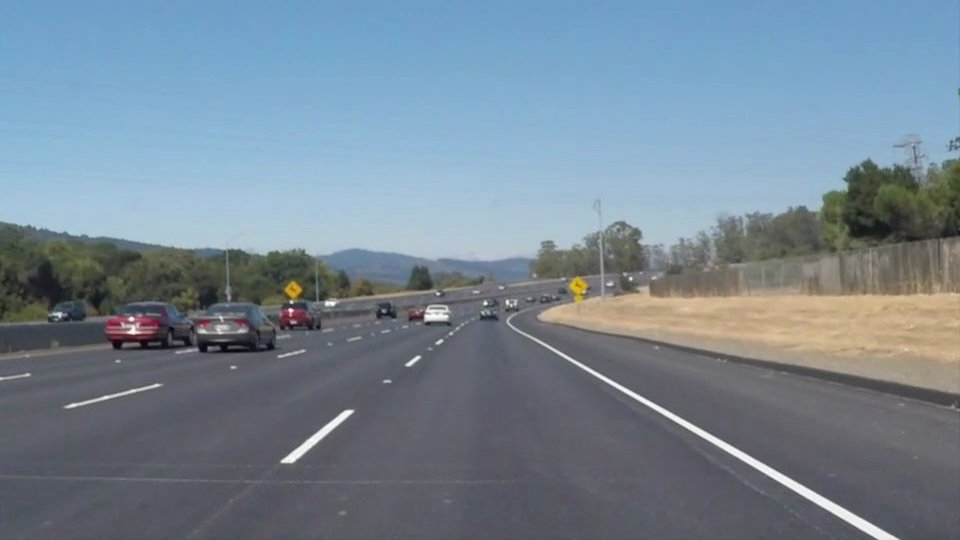
#> input picture Episode1_SimpleLaneDetection/test_images/solidWhiteCurve.jpg, 960 x 540 px
$ jupyter execute --allow-errors Main-LaneDetection.ipynb   (shell and % lines are left out)
#> lines starting #> are read from the running program, lines starting #| are printed output that depends on the picture; after the words box and inside, x2 and y2 are one past the last pixel; in counts of white or black regions, pixels touching at a corner belong together
Dependencies you needed:

1- numpy, scipy, matplotlib
```bash
sudo pip install scipy numpy matplotlib
```

2- OpenCV2
```bash
sudo apt-get install libopencv-dev python-opencv
```

And I am using Python 2.7, pip for package management. For Windows, installing opencv a bit complicated, anyway you can google about it.

[cell 1]
# import dependencies we needed
import matplotlib.pyplot as plt
import matplotlib.image as mpimg
import numpy as np
import cv2

# no need to call matplotlib again and again to use matplotlib function

[cell 2]
# reading in an image
image = mpimg.imread('test_images/solidWhiteCurve.jpg')
#> image is the input picture: shape (540, 960, 3); mean R, G, B 118.5, 134.5, 148.1

# printing out some stats and plotting
print('This image is:', type(image), 'with dimension:', image.shape)
#| This image is: <class 'numpy.ndarray'> with dimension: (540, 960, 3)

plt.figure(figsize = (10, 10))

# this will print normal image
plt.subplot(1, 2, 1)
plt.imshow(image)

# this will print gray image
plt.subplot(1, 2, 2)
# simply mean our image on Z index
plt.imshow(np.mean(image, axis = 2), cmap = 'gray')

plt.show()
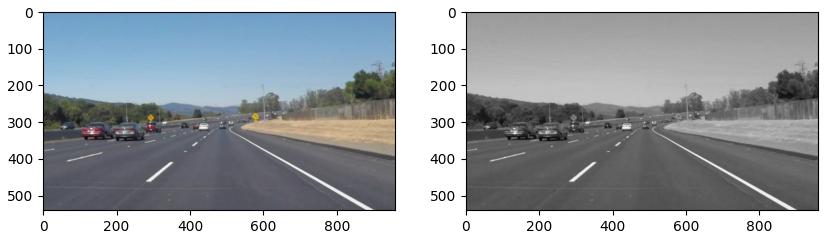
#> figure drawn by matplotlib, 2 panels

Below is function from the Udacity class, I probably just reused it for entire notebook

We are using OpenCV2 API for apply grayscale, canny edge detection, gaussian blur, and drawing lines on our picture

[cell 3]
import math

def grayscale(img):
    """Applies the Grayscale transform
    This will return an image with only one color channel
    but NOTE: to see the returned image as grayscale
    you should call plt.imshow(gray, cmap='gray')"""
    return cv2.cvtColor(img, cv2.COLOR_BGR2GRAY)
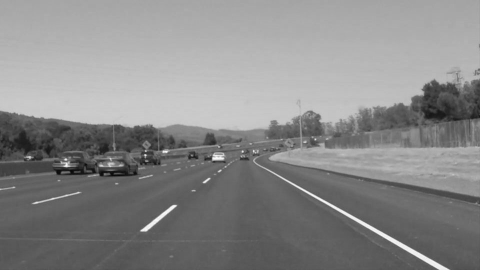
#> returned value: shape (540, 960) (shown at 1/2 size); min 3, max 255, mean 136.7

def canny(img, low_threshold, high_threshold):
    """Applies the Canny transform"""
#> called with low_threshold = 50, high_threshold = 150
    return cv2.Canny(img, low_threshold, high_threshold)
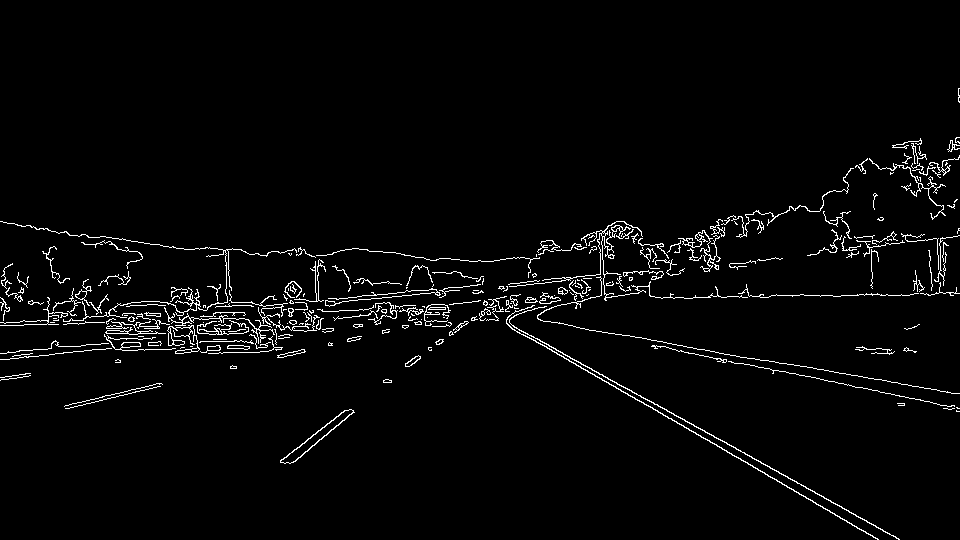
#> returned value: shape (540, 960); 2.8% white in thin lines or dots, all inside (x1, y1, x2, y2) = (0, 88, 960, 540)

def gaussian_blur(img, kernel_size):
    """Applies a Gaussian Noise kernel"""
#> called with kernel_size = 5
    return cv2.GaussianBlur(img, (kernel_size, kernel_size), 0)
#> returned value: shape (540, 960, 3)

def region_of_interest(img, vertices):
    """
    Applies an image mask.

    Only keeps the region of the image defined by the polygon
    formed from `vertices`. The rest of the image is set to black.
    """
    #defining a blank mask to start with
    mask = np.zeros_like(img)

    #defining a 3 channel or 1 channel color to fill the mask with depending on the input image
    if len(img.shape) > 2:
        channel_count = img.shape[2]  # i.e. 3 or 4 depending on your image
        ignore_mask_color = (255,) * channel_count
    else:
        ignore_mask_color = 255

    #filling pixels inside the polygon defined by "vertices" with the fill color
    cv2.fillPoly(mask, vertices, ignore_mask_color)

    #returning the image only where mask pixels are nonzero
    masked_image = cv2.bitwise_and(img, mask)
    return masked_image


# [45 lines left out: functions draw_lines, hough_lines, weighted_img, not called in this run]

Let try visualize some of our functions

[cell 4]
plt.figure(figsize = (15, 15))

plt.subplot(1, 3, 1)
plt.imshow(grayscale(image), cmap = 'gray')
plt.title('grayscale')

plt.subplot(1, 3, 2)
plt.imshow(canny(image, 50, 150))
plt.title('canny edge detection')

plt.subplot(1, 3, 3)
plt.imshow(gaussian_blur(image, 5))
plt.title('gaussian blur')

plt.show()
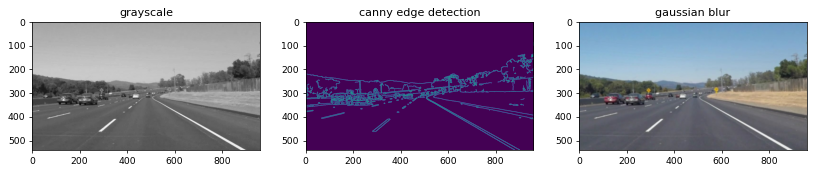
#> figure drawn by matplotlib, 3 panels

first picture is a normal grayscale, if you have RGB image (300, 300, 3), it just mean for Z index become (300, 300, 1)

second picture is canny edge detection. First it apply gaussian equation.

By i as our low boundary = 50, j as high boundary = 150

third picture is gaussian blur. simply calculated 5x5 gaussian filter because we choose 5 for gaussian function parameter

You dont see any much different for third picture from the original one. you can increase the value if you want see more blur effect

[cell 5]
import os
from numpy import arange

imgs = os.listdir("test_images/")

# generate [1, 4.. 4 * len(imgs), skip by 4]
first_col = arange(1, 4 * len(imgs), 4)
second_col = first_col + 1
third_col = second_col + 1
fourth_col = third_col + 1

# initial apexs Left and Right settings
ApexLeftX = 450
ApexLeftY = 325
ApexRightX = 505
ApexRightY = 324
ApexLeft = []
ApexRight = []
Delta = 1000

# Read in and grayscale the image
# Note: in the previous example we were reading a .jpg
# Here we read a .png and convert to 0,255 bytescale
# image = (mpimg.imread('solidWhiteRight.jpg')*255).astype('uint8')
i = 0
for line in imgs:
    #print('test_images/'+img_list[3])
    image = mpimg.imread('test_images/'+imgs[i])
    #image = mpimg.imread(dirlist[i])
    gray = grayscale(image)

    # Define a kernel size and apply Gaussian smoothing
    kernel_size = 5
    blur_gray = gaussian_blur(gray,kernel_size)

    # Define our parameters for Canny and apply
    low_threshold = 50
    high_threshold = 150
    edges = canny(blur_gray, low_threshold, high_threshold)

    # Next we'll create a masked edges image using cv2.fillPoly()
    mask = np.zeros_like(edges)
    ignore_mask_color = 255

    # This time we are defining a four sided polygon to mask
    imshape = image.shape

    vertices = np.array([[(20,imshape[0]),(490,int(0.6 * imshape[0])), (500, int(0.6 * imshape[0])), (imshape[1]-20,imshape[0])]], dtype=np.int32)

    masked_edges = region_of_interest(edges, vertices)
#> in region_of_interest, `masked_image = cv2.bitwise_and(img, mask)`:
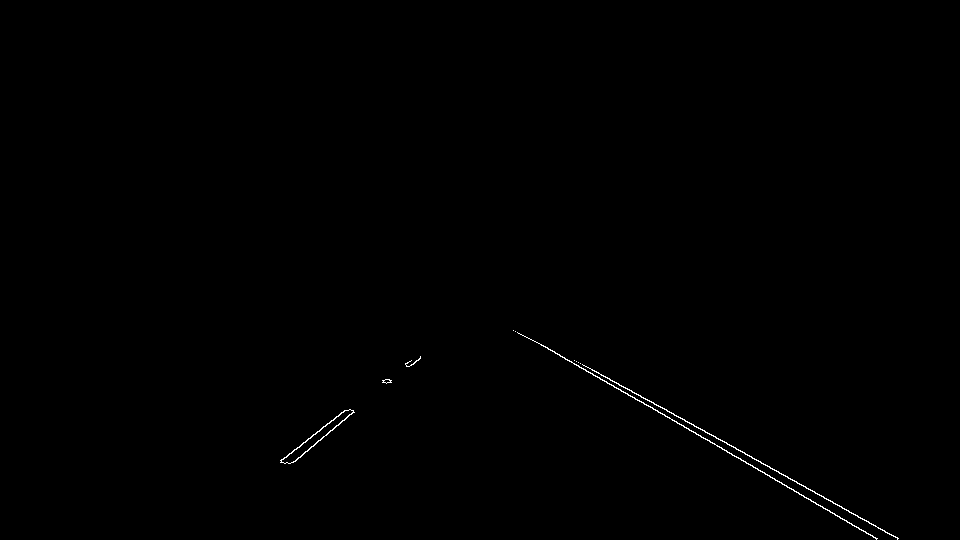
#> masked_image: shape (540, 960); 0.26% white in thin lines or dots, all inside (x1, y1, x2, y2) = (280, 330, 899, 540)
    # Define the Hough transform parameters
    # Make a blank the same size as our image to draw on
    rho = 1 # distance resolution in pixels of the Hough grid
    theta = np.pi / 180 # angular resolution in radians of the Hough grid
    threshold = 10     # minimum number of votes (intersections in Hough grid cell)
    min_line_length = 30 #minimum number of pixels making up a line
    max_line_gap = 8    # maximum gap in pixels between connectable line segments

    # multiply with 0 to make it blackscale
    line_image = np.copy(image) * 0
#> line_image: shape (540, 960, 3); every value is 0
    line_imagesecond = np.copy(image) * 0
    line_imagethird = np.copy(image) * 0

    # Run Hough on edge detected image
    # Output "lines" is an array containing endpoints of detected line segments
    lines = cv2.HoughLinesP(masked_edges, rho, theta, threshold, np.array([]),
                            min_line_length, max_line_gap)
#> lines = [[586, 366, 898, 538], [535, 341, 877, 538], [290, 463, 354, 412], [280, 460, 344, 410], [281, 460, 345, 410], [816, 504, 876, 538], [317, 441, 352, 412], [574, 360, 656, 405], [529, 338, 567, 360], [651, 401, 897, 537]]
    #print(lines)
    # Iterate over the output "lines" and draw lines on a blank image
    slope = []

    for line in lines:
        for x1,y1,x2,y2 in line:
            slope.append((y2 - y1) / (x2 - x1))
            if x1 < ApexLeftX:
                ApexLeft.append([x1, y1])
                ApexLeft.append([x2, y2])
            if x1 > ApexRightX:
                ApexRight.append([x1, y1])
                ApexRight.append([x2, y2])
#> this loop made 10 passes
#> after the loop, ApexLeft = [[290, 463], [354, 412], [280, 460], [344, 410], [281, 460], [345, 410], [317, 441], [352, 412]]; ApexRight = [[586, 366], [898, 538], [535, 341], [877, 538], [816, 504], [876, 538], [574, 360], [656, 405], [529, 338], [567, 360], [651, 401], [897, 537]]; slope = [0.551, 0.576, -0.797, -0.781, -0.781, 0.567, -0.829, 0.549, 0.579, 0.553]


    # Create a "color" binary image to combine with line image
    color_edges = np.dstack((edges, edges, edges))
#> color_edges: shape (540, 960, 3); 1.7% white in thin lines or dots, all inside (x1, y1, x2, y2) = (0, 137, 960, 540)

    BottomLeftX, BottomRightX = int(ApexLeftX + Delta / min(slope)), int(ApexRightX + Delta / max(slope))
#> BottomLeftX = -756; BottomRightX = 2232

    cv2.line(line_image,(ApexLeftX, ApexLeftY),(BottomLeftX * 2, ApexLeftY + Delta), (0, 255, 0), 10)
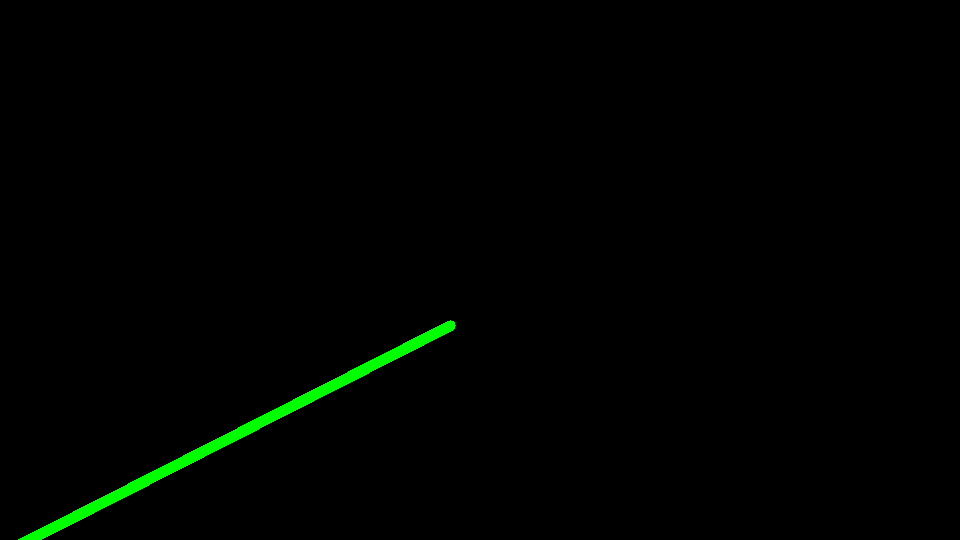
#> line_image: shape (540, 960, 3); mean R, G, B 0, 2.5, 0

    lines_edges = cv2.addWeighted(color_edges, 0.8, line_image, 1, 0)

    #for line in img_list:
    fig, ax = plt.subplots(figsize = (20, 20))

    plt.subplot(len(imgs), 4, first_col[i])
    plt.title(imgs[i])
    plt.imshow(image)


    plt.subplot(len(imgs), 4, second_col[i])
    plt.title('line detected left')
    plt.imshow(lines_edges)

    cv2.line(line_imagesecond,(ApexRightX, ApexRightY),(BottomRightX * 4, ApexRightY + Delta), (0, 255, 0), 10)
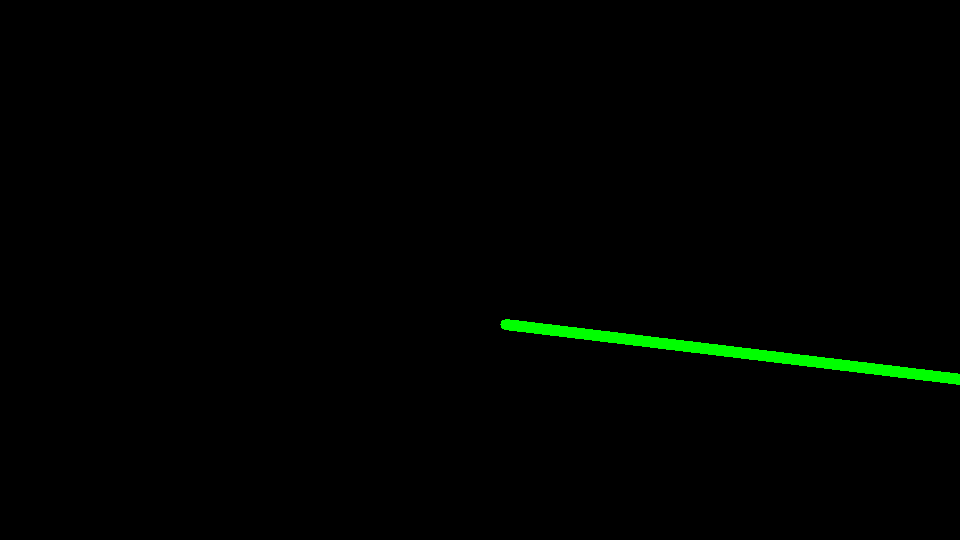
#> line_imagesecond: shape (540, 960, 3); mean R, G, B 0, 2.5, 0
    lines_edges_second = cv2.addWeighted(color_edges, 0.8, line_imagesecond, 1, 0)

    plt.subplot(len(imgs), 4, third_col[i])
    plt.title('line detected right')
    plt.imshow(lines_edges_second)

    cv2.line(line_imagethird,(ApexLeftX, ApexLeftY),(BottomLeftX * 2, ApexLeftY + Delta), (0, 255, 0), 10)
    cv2.line(line_imagethird,(ApexRightX, ApexRightY),(BottomRightX * 4, ApexRightY + Delta), (0, 255, 0), 10)
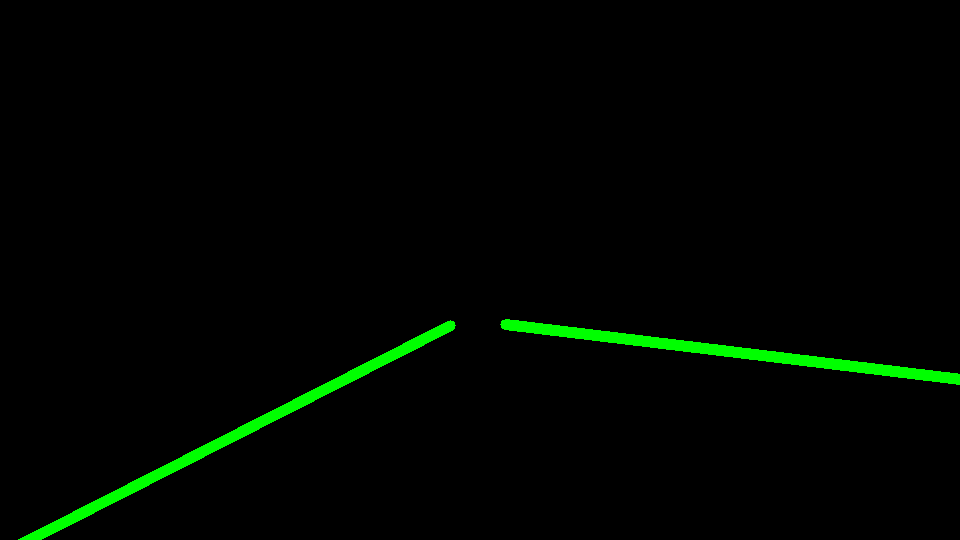
#> line_imagethird: shape (540, 960, 3); 0.99% of pixels changed, all inside (x1, y1, x2, y2) = (500, 319, 960, 385)
    lines_edges_third = cv2.addWeighted(color_edges, 0.8, line_imagethird, 1, 0)

    plt.subplot(len(imgs), 4, fourth_col[i])
    plt.title('line detected both')
    plt.imshow(lines_edges_third)


    i += 1
#> pass 2 of the loop `for line in imgs:`:
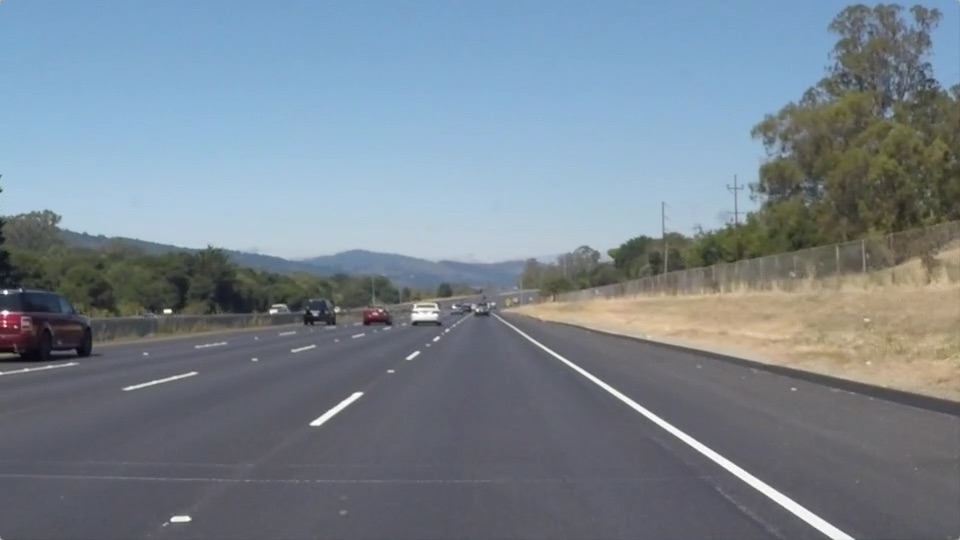
#> input picture Episode1_SimpleLaneDetection/test_images/solidWhiteRight.jpg, 960 x 540 px
#> image is the input picture: shape (540, 960, 3); mean R, G, B 120.3, 132.6, 143.7
#> in canny (call 3), `return cv2.Canny(img, low_threshold, high_threshold)`:
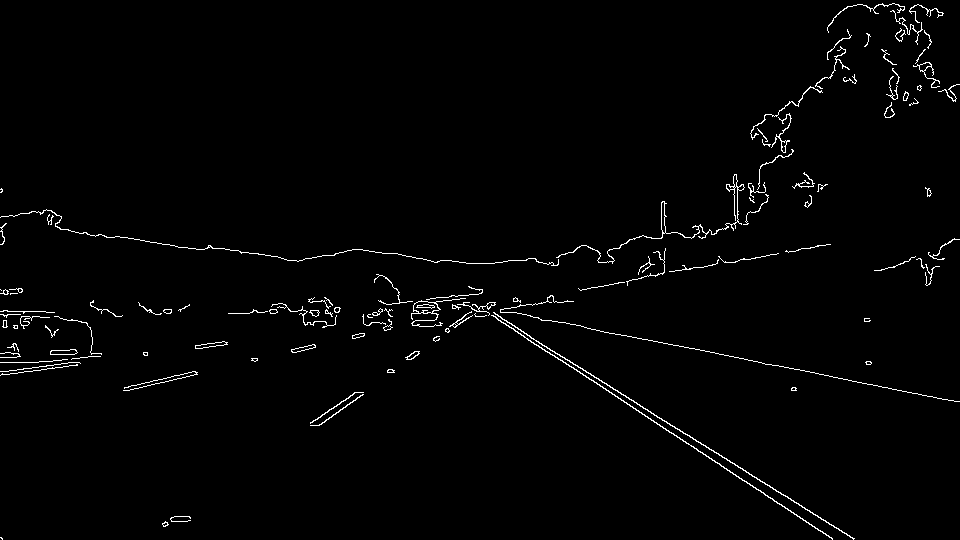
#> returned value: shape (540, 960); 1.5% white in thin lines or dots
#> lines = 18 rows, first 6: [633, 408, 832, 538], [730, 462, 817, 515], [637, 404, 734, 463], [515, 331, 596, 382], [539, 343, 636, 402], [609, 392, 659, 424]
#> the loop `for line in lines:` made 18 passes
#> after the loop `for line in lines:`: ApexLeft = [[290, 463], [354, 412], [280, 460], [344, 410], [281, 460], [345, 410], [317, 441], [352, 412], [310, 423], [356, 392], [319, 425], [363, 394], [318, 425], [362, 394], [312, 422], [357, 392]]; ApexRight = 40 pairs, first value 515 to 898, second value 331 to 539; slope = [0.653, 0.609, 0.608, 0.63, 0.608, 0.64, 0.635, -0.674, -0.705, 0.625, 0.657, -0.705, 0.6, 0.6, 0.6, -0.667, 0.6, 0.634]
#> BottomLeftX = -969; BottomRightX = 2027
#> `cv2.line(line_imagethird,(ApexRightX, ApexRightY),(BottomRightX * 4, A..`:
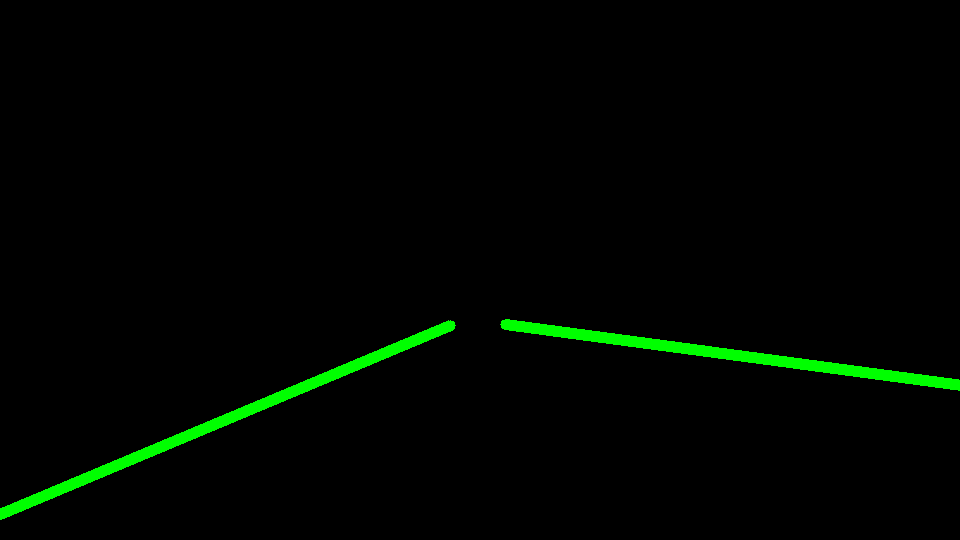
#> line_imagethird: shape (540, 960, 3); mean R, G, B 0, 5.2, 0
